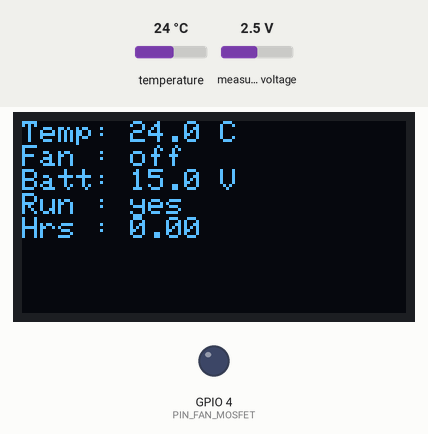
Recording of a program running on a simulated ESP32. Shown: 128×64 one-colour display, output pins drawn as LEDs (lit = HIGH). The test bench sets the inputs (shaded band); at power-on: measured voltage 2.5 V, temperature 24 °C. EEPROM starts erased; what the program prints to the serial monitor is not drawn.

Above: at 2.6 s.
2.7 s: measured voltage set to 0.1 V
At 3.4 s:
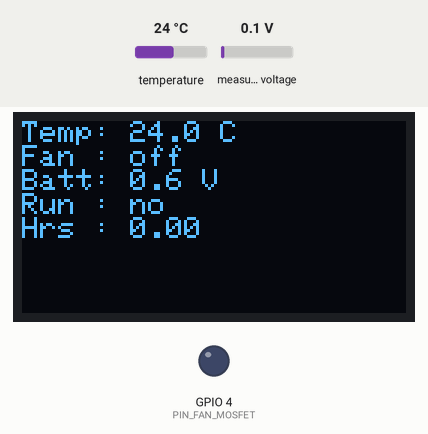
4.5 s: measured voltage set to 3.8 V
At 6.0 s:
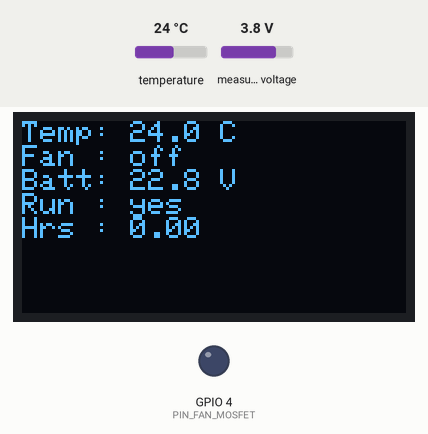
6.5 s: temperature set to 12 °C
At 7.6 s:
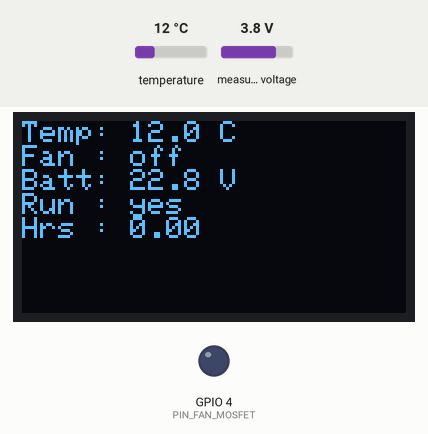
8.5 s: temperature set to 19 °C
10.5 s: temperature set to 28 °C
At 11.9 s:
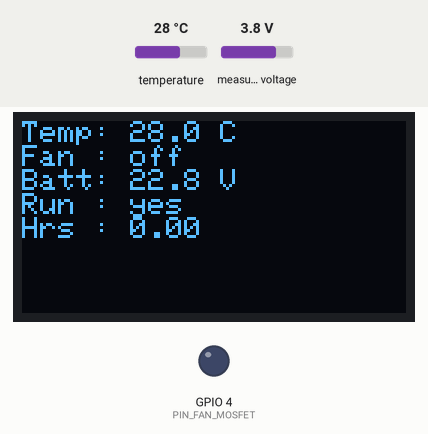
12.5 s: measured voltage set to 1.2 V
At 13.4 s:
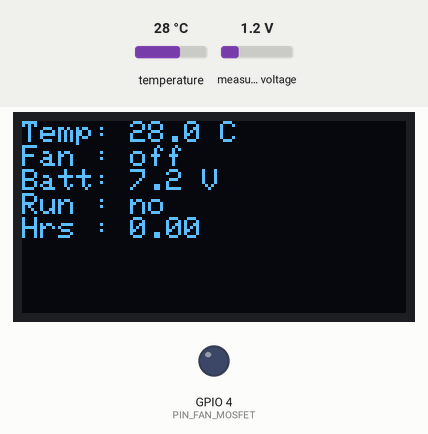
Timing chart, 0 to 15.5 s (numbered marks = the images above; inputs shaded):
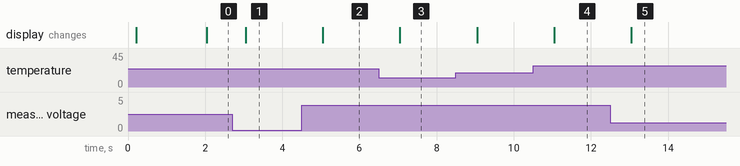

The program:

main.cpp
```cpp
// CRF250L fan controller — hardware integration layer.
//
// Responsibilities (the ONLY place hardware is touched):
//   * read the DS18B20, classify the reading, feed FanControl, drive the MOSFET
//   * read battery voltage via ADS1115, feed EngineHours, persist to NVS
//   * render status to the OLED and the serial console
// All *decisions* live in the pure libs (lib/FanControl, lib/EngineHours); this
// file only moves data between hardware and those libs.
//
// Failsafe boot rule: the fan MOSFET is driven LOW before anything else, and the
// ESP is purely additive — if it hangs or crashes, the OEM thermoswitch still
// runs the fan on its own independent ground path.
//
// Sensors may be ABSENT during early bench bring-up. Each peripheral is probed
// and its presence tracked, so the firmware runs (and reports) with nothing but
// the bare ESP32 attached — a disconnected DS18B20 exercises the fault path.

#include <Arduino.h>
#include <Wire.h>
#include <SPI.h>
#include <OneWire.h>
#include <DallasTemperature.h>
#include <Adafruit_ADS1X15.h>
#include <Adafruit_SSD1306.h>
#include <Preferences.h>

#include "config.h"
#include "FanControl.h"
#include "EngineHours.h"

// ---- hardware objects ----
static OneWire oneWire(PIN_DS18B20);
static DallasTemperature ds18b20(&oneWire);
static Adafruit_ADS1115 ads;
// 4-wire software SPI: (w, h, mosi, sclk, dc, rst, cs). Bit-banged on named pins
// to avoid hardware SPI's default SS grabbing GPIO5 (the 1-Wire sensor pin).
static Adafruit_SSD1306 display(OLED_W, OLED_H,
                                PIN_OLED_MOSI, PIN_OLED_CLK,
                                PIN_OLED_DC, PIN_OLED_RST, PIN_OLED_CS);
static Preferences prefs;

// ---- pure controllers (thresholds from config.h) ----
static fan::Controller fanCtl({FAN_ON_C, FAN_OFF_C});
static engine::HourMeter hourMeter({RUN_ON_V, RUN_OFF_V});

// ---- peripheral presence (set in setup) ----
static bool adsOk = false;
static bool oledOk = false;

// ---- loop timing / persistence cadence ----
static uint32_t lastLoopMs = 0;
static uint32_t lastNvsMs = 0;

// Hardware->logic boundary: map a raw DallasTemperature read into a trustworthy
// or untrustworthy TempReading. This is the guard that stops the two DS18B20
// failure reads from being acted on as real temperatures.
//
// Caveat on the 85.0 C case: the power-on default is *exactly* 85.0, and a real
// engine can genuinely reach 85 C — so this can false-positive on a true 85.0
// read. It's largely harmless here (85 < FAN_ON_C, so the fan outcome is the
// same OFF either way in the common case), but a boot-time-only guard is a
// candidate refinement if it ever matters. See handoff / DECISIONS for context.
static fan::TempReading classifyTemp(float raw) {
    if (raw <= DS18B20_DISCONNECTED_C + 1.0f) {
        return {raw, fan::TempStatus::Disconnected};
    }
    if (raw == DS18B20_POWERON_C) {
        return {raw, fan::TempStatus::PowerOnDefault};
    }
    return {raw, fan::TempStatus::Valid};
}

// Drive the fan MOSFET respecting module polarity (config FAN_ACTIVE_HIGH).
// Centralising this means an active-low module is a one-constant fix, and the
// failsafe "off" level is defined in exactly one place.
static inline void fanWrite(bool on) {
    digitalWrite(PIN_FAN_MOSFET, (on == FAN_ACTIVE_HIGH) ? HIGH : LOW);
}

static const char *statusName(fan::TempStatus s) {
    switch (s) {
    case fan::TempStatus::Valid:          return "OK";
    case fan::TempStatus::Disconnected:   return "DISCONNECTED";
    case fan::TempStatus::PowerOnDefault: return "85C-DEFAULT";
    }
    return "?";
}

void setup() {
    // FAILSAFE FIRST: latch the OFF level, THEN enable the output. Writing the
    // latch before pinMode() means the fan never glitches on at boot even on an
    // active-low module.
    fanWrite(false);
    pinMode(PIN_FAN_MOSFET, OUTPUT);
    fanWrite(false);

    Serial.begin(115200);
    delay(200);
    Serial.println("\n[moto-control] boot");
#ifdef BENCH_MODE
    const char *buildMode = "BENCH";
#else
    const char *buildMode = "PRODUCTION";
#endif
    Serial.printf("[moto-control] mode=%s  fan ON=%.0fC OFF=%.0fC\n",
                  buildMode, FAN_ON_C, FAN_OFF_C);

    ds18b20.begin();
    ds18b20.setWaitForConversion(true);

    Wire.begin(PIN_I2C_SDA, PIN_I2C_SCL);
    adsOk = ads.begin(0x48, &Wire);
    // SPI has no ACK, so unlike the I2C path there is no way to detect whether a
    // display is actually connected — begin() only tells us the framebuffer
    // malloc succeeded. oledOk therefore means "driver initialised", not
    // "hardware present" (see docs/DECISIONS.md D4).
    oledOk = display.begin(SSD1306_SWITCHCAPVCC);
    Serial.printf("[moto-control] ADS1115:%s  OLED:%s\n",
                  adsOk ? "present" : "ABSENT", oledOk ? "present" : "ABSENT");

    // Seed motohours from flash so the meter survives power cycles.
    prefs.begin("moto", false);
    uint32_t savedSeconds = prefs.getUInt("hours_s", 0);
    hourMeter = engine::HourMeter({RUN_ON_V, RUN_OFF_V}, savedSeconds);
    Serial.printf("[moto-control] restored motohours: %.2f h\n", hourMeter.hours());

    lastLoopMs = millis();
    lastNvsMs = millis();
}

static float readBatteryVolts() {
    if (!adsOk) return 0.0f;
    int16_t raw = ads.readADC_SingleEnded(ADS_CHANNEL);
    return ads.computeVolts(raw) * VDIV_RATIO;
}

static void renderOled(const fan::TempReading &t, bool fanOn, float volts) {
    if (!oledOk) return;
    display.clearDisplay();
    display.setTextSize(1);
    display.setTextColor(SSD1306_WHITE);
    display.setCursor(0, 0);
    if (t.status == fan::TempStatus::Valid) {
        display.printf("Temp: %.1f C\n", t.celsius);
    } else {
        display.printf("Temp: %s\n", statusName(t.status));
    }
    display.printf("Fan : %s\n", fanOn ? "ON" : "off");
    display.printf("Batt: %.1f V\n", volts);
    display.printf("Run : %s\n", hourMeter.running() ? "yes" : "no");
    display.printf("Hrs : %.2f\n", hourMeter.hours());
    display.display();
}

void loop() {
    uint32_t now = millis();
    if (now - lastLoopMs < LOOP_INTERVAL_MS) return;
    uint32_t dt = now - lastLoopMs;
    lastLoopMs = now;

    // --- temperature -> fan decision -> MOSFET ---
    ds18b20.requestTemperatures();
    fan::TempReading reading = classifyTemp(ds18b20.getTempCByIndex(0));
    bool fanOn = fanCtl.update(reading);
    fanWrite(fanOn);

    // --- voltage -> motohours ---
    float volts = readBatteryVolts();
    hourMeter.update(volts, dt);

    // --- persist motohours: only if changed AND cadence elapsed (spare flash) ---
    if (hourMeter.dirty() && (now - lastNvsMs >= NVS_WRITE_MS)) {
        prefs.putUInt("hours_s", (uint32_t)hourMeter.seconds());
        hourMeter.markPersisted();
        lastNvsMs = now;
        Serial.println("[moto-control] motohours persisted");
    }

    // --- report ---
    Serial.printf("T=%.1f(%s) fan=%s V=%.2f run=%s hrs=%.2f\n",
                  reading.celsius, statusName(reading.status),
                  fanOn ? "ON" : "off", volts,
                  hourMeter.running() ? "Y" : "N", hourMeter.hours());

    renderOled(reading, fanOn, volts);
}
```

config.h
```cpp
// Board-specific pins + tuning constants. Pin sets are selected by the
// BOARD_ESP32DEV / BOARD_ESP32S3 build flag from platformio.ini.
//
// Strapping-pin note: GPIO4/5 are safe general IO on both boards. On the S3 we
// avoid GPIO0/3/45/46 (strapping) and GPIO35-37 (octal PSRAM).
#pragma once

#include <cstdint>

// ---------------------------------------------------------------------------
// Pin assignments
// ---------------------------------------------------------------------------
#if defined(BOARD_ESP32S3)
static constexpr int PIN_FAN_MOSFET = 4;  // LR7843 signal (isolated MOSFET module)
static constexpr int PIN_DS18B20    = 5;  // 1-Wire data (+ 4.7k pullup to 3V3)
static constexpr int PIN_I2C_SDA    = 8;  // ADS1115 (OLED is on SPI, see below)
static constexpr int PIN_I2C_SCL    = 9;
// SSD1306 OLED via 4-wire software SPI (provisional S3 pins — untested)
static constexpr int PIN_OLED_CLK   = 12; // D0 (SCLK)
static constexpr int PIN_OLED_MOSI  = 11; // D1 (MOSI)
static constexpr int PIN_OLED_DC    = 13;
static constexpr int PIN_OLED_CS    = 10;
static constexpr int PIN_OLED_RST   = 14;
#else // BOARD_ESP32DEV — plain WROOM-32 (the bench board)
static constexpr int PIN_FAN_MOSFET = 4;
static constexpr int PIN_DS18B20    = 5;
static constexpr int PIN_I2C_SDA    = 21; // ADS1115 (OLED is on SPI, see below)
static constexpr int PIN_I2C_SCL    = 22;
// SSD1306 OLED via 4-wire software SPI (module labeled D0/D1/RES/DC/CS).
// Software (bit-banged) SPI on named pins: updates run at 1 Hz so speed is a
// non-issue, and it avoids hardware-SPI's default SS pin (GPIO5) colliding with
// the 1-Wire sensor. Wire: D0->CLK, D1->MOSI, RES->RST, DC->DC, CS->CS.
static constexpr int PIN_OLED_CLK   = 18; // D0 (SCLK)
static constexpr int PIN_OLED_MOSI  = 23; // D1 (MOSI)
static constexpr int PIN_OLED_DC    = 17;
static constexpr int PIN_OLED_CS    = 16;
static constexpr int PIN_OLED_RST   = 25;
#endif

// ---------------------------------------------------------------------------
// Fan control thresholds (deg C). Deliberately BELOW OEM ~98 C for earlier
// engagement on slow technical riding; the OEM thermoswitch is the backstop.
// ---------------------------------------------------------------------------
#ifdef BENCH_MODE
// Bench bring-up: low thresholds you can trip by pinching the probe or dunking
// it in warm tap water — lets you watch the ON/OFF hysteresis without hot water.
static constexpr float FAN_ON_C  = 30.0f;
static constexpr float FAN_OFF_C = 28.0f;
#else
static constexpr float FAN_ON_C  = 88.0f;
static constexpr float FAN_OFF_C = 80.0f;
#endif

// Fan MOSFET drive polarity. TRUE = signal HIGH energises the fan (assumed for
// the LR7843 module). Opto-isolated boards are frequently ACTIVE-LOW — the
// ENTIRE failsafe (boot-off, defer-to-OEM) depends on this being correct.
// VERIFY on the actual module before trusting it (see docs/DECISIONS.md D3).
// If the board turns out active-low, flip this one constant — nothing else.
static constexpr bool FAN_ACTIVE_HIGH = true;

// ---------------------------------------------------------------------------
// Engine-running voltage thresholds (V) — see docs/DECISIONS.md D2.
// ---------------------------------------------------------------------------
static constexpr float RUN_ON_V  = 13.2f;
static constexpr float RUN_OFF_V = 12.8f;

// ---------------------------------------------------------------------------
// Battery voltage divider feeding the ADS1115. Vbatt = Vadc * VDIV_RATIO.
// Nominal 6:1 — CALIBRATE against a multimeter once wired (see handoff).
// ---------------------------------------------------------------------------
static constexpr float VDIV_RATIO = 6.0f;
static constexpr uint8_t ADS_CHANNEL = 0;  // ADS1115 single-ended input A0

// ---------------------------------------------------------------------------
// DS18B20 sentinel reads — must NOT be treated as real temperatures.
//   -127 C : disconnected / CRC fail (DallasTemperature DEVICE_DISCONNECTED_C)
//    85 C  : power-on-reset register default (looks plausible, sits in ON band)
// ---------------------------------------------------------------------------
static constexpr float DS18B20_DISCONNECTED_C = -127.0f;
static constexpr float DS18B20_POWERON_C      = 85.0f;

// ---------------------------------------------------------------------------
// Display geometry (SSD1306 128x64, driven over SPI — no I2C address)
// ---------------------------------------------------------------------------
static constexpr uint8_t OLED_W = 128, OLED_H = 64;

// ---------------------------------------------------------------------------
// Timing
// ---------------------------------------------------------------------------
static constexpr uint32_t LOOP_INTERVAL_MS = 1000;  // control loop period
static constexpr uint32_t NVS_WRITE_MS     = 60000; // motohours persist cadence
```

Measured:
- after the input at 2.7 s, the display: changes after 0.35 s (image 1)
- after the input at 4.5 s, the display: changes after 0.55 s (image 2)
- after the input at 6.5 s, the display: changes after 0.55 s (image 3)
- after the input at 10.5 s, the display: changes after 0.55 s (image 4)
- after the input at 12.5 s, the display: changes after 0.55 s (image 5)
